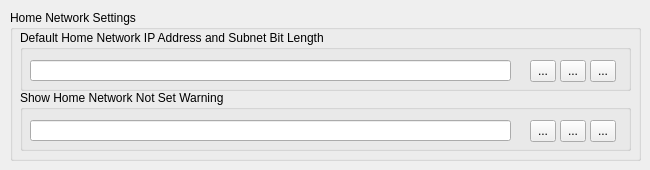
   <widget class="QWidget" name="homeNetworkTab">
    <attribute name="title">
     <string>Home Network Settings</string>
    </attribute>
    <widget class="QGroupBox" name="homeNetworkGroupBox">
     <property name="geometry">
      <rect>
       <x>10</x>
       <y>10</y>
       <width>631</width>
       <height>151</height>
      </rect>
     </property>
     <property name="title">
      <string>Home Network Settings</string>
     </property>
     <widget class="QGroupBox" name="defaultHomeNetworkGroupBox">
      <property name="geometry">
       <rect>
        <x>10</x>
        <y>20</y>
        <width>611</width>
        <height>61</height>
       </rect>
      </property>
      <property name="toolTip">
       <string>The IP address and subnet bitlength of the default home network address to apply to plotter settings.</string>
      </property>
      <property name="title">
       <string>Default Home Network IP Address and Subnet Bit Length</string>
      </property>
      <widget class="QLineEdit" name="defaultHomeNetworkLineEdit">
       <property name="geometry">
        <rect>
         <x>10</x>
         <y>30</y>
         <width>481</width>
         <height>21</height>
        </rect>
       </property>
      </widget>
      <widget class="QToolButton" name="defaultHomeNetworkSave">
       <property name="geometry">
        <rect>
         <x>510</x>
         <y>30</y>
         <width>26</width>
         <height>22</height>
        </rect>
       </property>
       <property name="toolTip">
        <string>Save the current setting to disk</string>
       </property>
       <property name="text">
        <string>...</string>
       </property>
       <property name="icon">
        <iconset>
         <normalon>:/icons/images/stock_calc-accept.png</normalon>
        </iconset>
       </property>
      </widget>
      <widget class="QToolButton" name="defaultHomeNetworkUndo">
       <property name="geometry">
        <rect>
         <x>540</x>
         <y>30</y>
         <width>26</width>
         <height>22</height>
        </rect>
       </property>
       <property name="toolTip">
        <string>Read the value of this setting from disk.</string>
       </property>
       <property name="text">
        <string>...</string>
       </property>
       <property name="icon">
        <iconset>
         <normalon>:/icons/images/undo.png</normalon>
        </iconset>
       </property>
      </widget>
      <widget class="QToolButton" name="defaultHomeNetworkReset">
       <property name="geometry">
        <rect>
         <x>570</x>
         <y>30</y>
         <width>26</width>
         <height>22</height>
        </rect>
       </property>
       <property name="toolTip">
        <string>Reset this setting to its default.</string>
       </property>
       <property name="text">
        <string>...</string>
       </property>
       <property name="icon">
        <iconset>
         <normalon>:/icons/images/stock_media-rec.png</normalon>
        </iconset>
       </property>
      </widget>
     </widget>
     <widget class="QGroupBox" name="homeNetNotSetWarnGroupBox">
      <property name="geometry">
       <rect>
        <x>10</x>
        <y>80</y>
        <width>611</width>
        <height>61</height>
       </rect>
      </property>
      <property name="toolTip">
       <string>Whether or not the warning should be shown when a packet capture is loaded but no home network is set under plotter settings.</string>
      </property>
      <property name="title">
       <string>Show Home Network Not Set Warning</string>
      </property>
      <widget class="QLineEdit" name="homeNetNotSetWarnLineEdit">
       <property name="geometry">
        <rect>
         <x>10</x>
         <y>30</y>
         <width>481</width>
         <height>21</height>
        </rect>
       </property>
      </widget>
      <widget class="QToolButton" name="homeNetNotSetWarnSave">
       <property name="geometry">
        <rect>
         <x>510</x>
         <y>30</y>
         <width>26</width>
         <height>22</height>
        </rect>
       </property>
       <property name="toolTip">
        <string>Save the current setting to disk</string>
       </property>
       <property name="text">
        <string>...</string>
       </property>
       <property name="icon">
        <iconset>
         <normalon>:/icons/images/stock_calc-accept.png</normalon>
        </iconset>
       </property>
      </widget>
      <widget class="QToolButton" name="homeNetNotSetWarnUndo">
       <property name="geometry">
        <rect>
         <x>540</x>
         <y>30</y>
         <width>26</width>
         <height>22</height>
        </rect>
       </property>
       <property name="toolTip">
        <string>Read the value of this setting from disk.</string>
       </property>
       <property name="text">
        <string>...</string>
       </property>
       <property name="icon">
        <iconset>
         <normalon>:/icons/images/undo.png</normalon>
        </iconset>
       </property>
      </widget>
      <widget class="QToolButton" name="homeNetNotSetWarnReset">
       <property name="geometry">
        <rect>
         <x>570</x>
         <y>30</y>
         <width>26</width>
         <height>22</height>
        </rect>
       </property>
       <property name="toolTip">
        <string>Reset this setting to its default.</string>
       </property>
       <property name="text">
        <string>...</string>
       </property>
       <property name="icon">
        <iconset>
         <normalon>:/icons/images/stock_media-rec.png</normalon>
        </iconset>
       </property>
      </widget>
     </widget>
    </widget>
   </widget>
